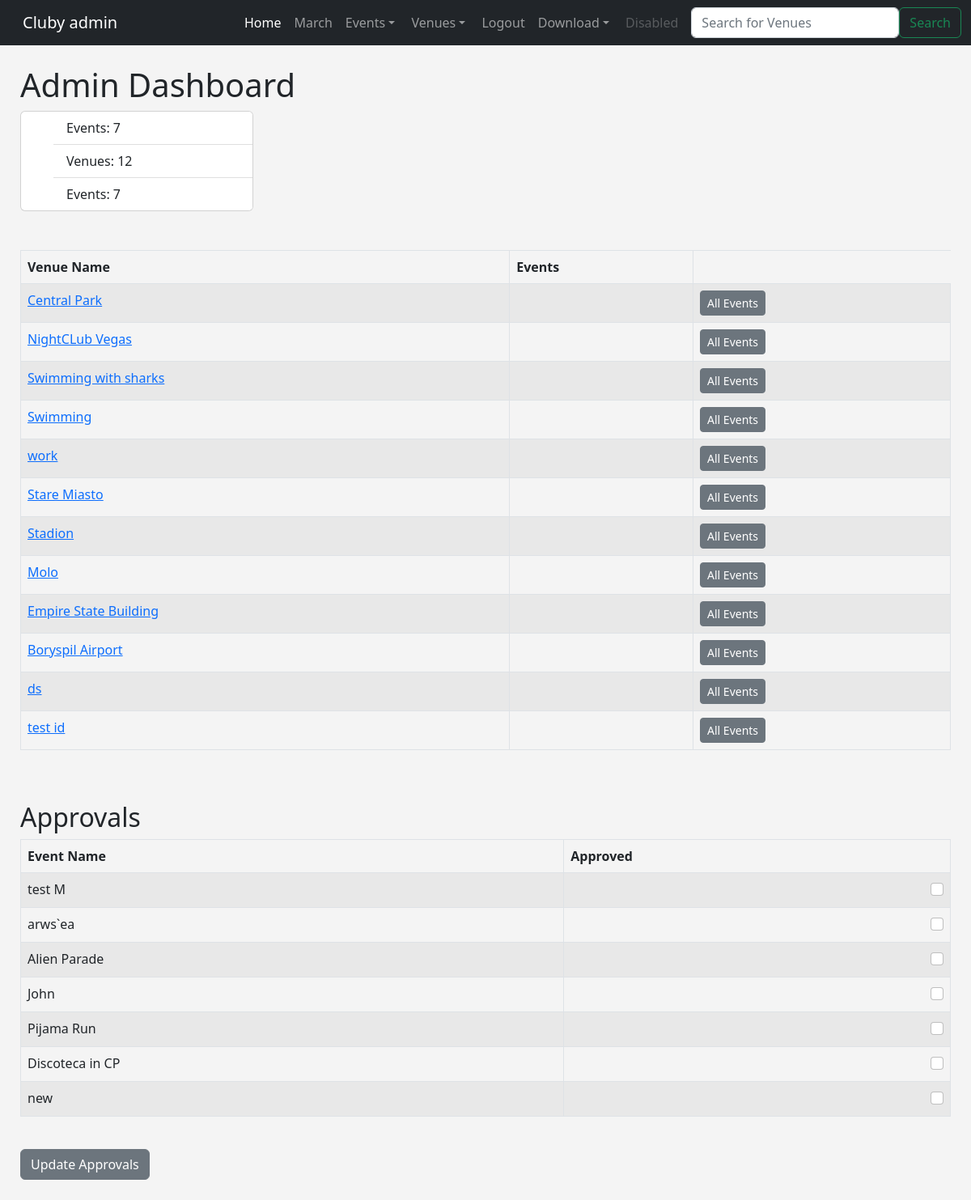
Page /admin_approval (signed in) on the earlier database version.
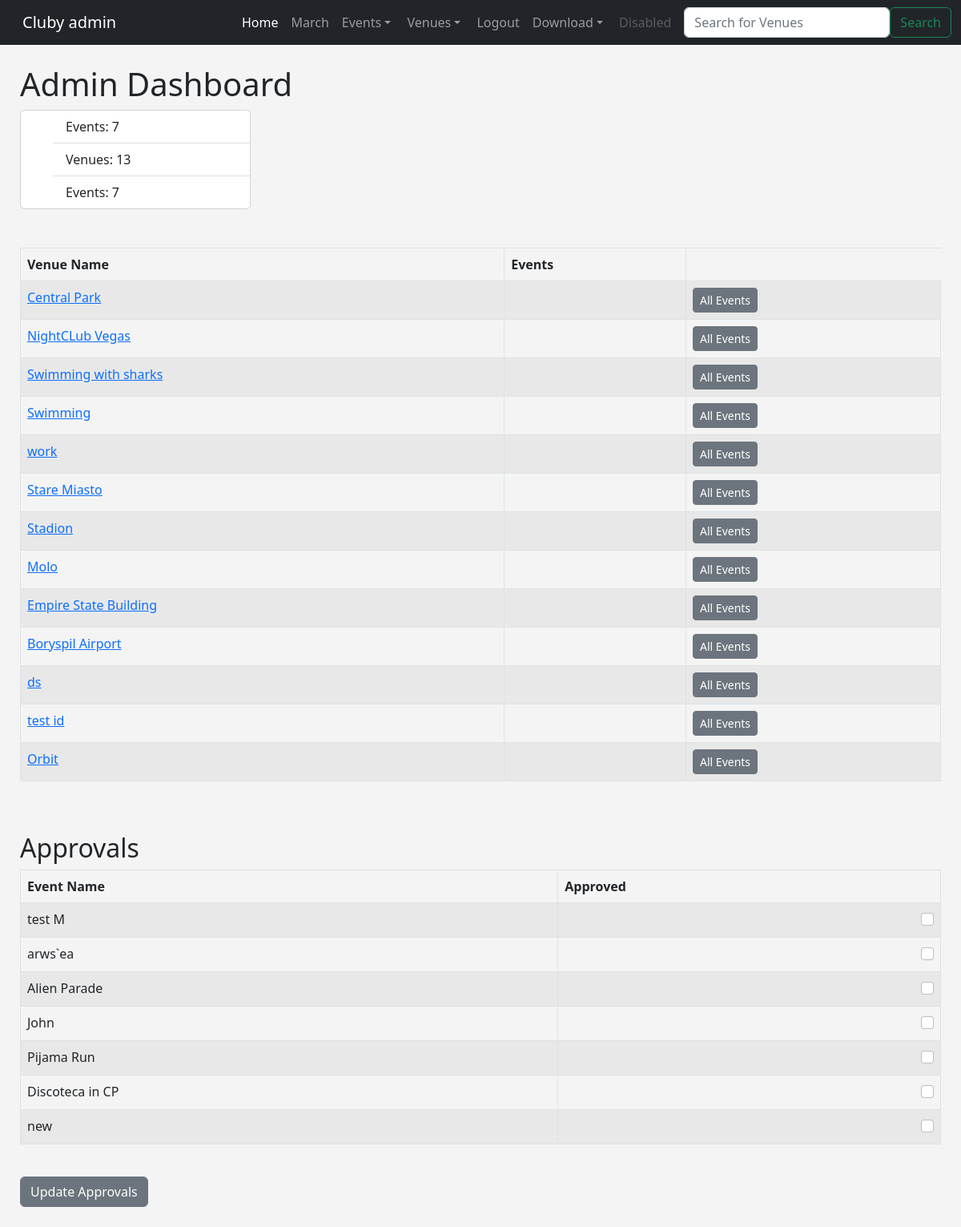
Same page on the later database version.
### events/models.py (models this page shows, shortened)
class Venue(models.Model):
    name = models.CharField('Venue Name', max_length = 120)
    address = models.CharField(max_length = 300)
    zip_code = models.CharField('Zip Code', max_length = 15)
    phone = models.CharField('Contact Phone', max_length = 25, blank=True)
    web = models.URLField('Website Address', blank=True)
    email_address = models.EmailField('Email Address', blank=True)
    owner = models.IntegerField("Venue Owner", blank=False, default=1)
    venue_image = models.ImageField(null=True, blank=True, upload_to='images/')
    def __str__(self):
        return self.name

class Event(models.Model):
    name = models.CharField('Event Name', max_length=120)
    event_date = models.DateTimeField('Event Date')
    venue = models.ForeignKey(Venue, blank=True, null=True, on_delete=models.CASCADE)
    manager = models.ForeignKey(User, blank=True, null=True, on_delete=models.SET_NULL)
    description = models.TextField(blank=True)
    attendees = models.ManyToManyField(User, related_name='attendees', blank=True)
    approved = models.BooleanField('Approved', default=False)
    def __str__(self):
        return self.name

### events/views.py (the view)
# urls.py: path('admin_approval', views.admin_approval, name='admin-approval'),
def admin_approval(request):
    venue_list = Venue.objects.all()
    event_count = Event.objects.all().count()
    venue_count = Venue.objects.all().count()
    user_count = User.objects.all().count()
    event_list = Event.objects.all().order_by('-event_date')
    if request.user.is_superuser:
        if request.method == 'POST':
            id_list = request.POST.getlist('boxes')
            event_list.update(approved=False)
            for x in id_list:
                Event.objects.filter(pk=int(x)).update(approved=True)
            messages.success(request, 'Approvals updated')
            return redirect('list-events')
        else:
            return render(request, 'events/admin_approval.html',
                {'event_list':event_list,
                'event_count':event_count,
                'venue_count':venue_count,
                'user_count':user_count,
                'venue_list':venue_list,
                })
    else:
        messages.success(request, 'You are not authorized to use this page')
        return redirect('home')

### events/templates/events/admin_approval.html (shortened to what this page needs)
{% extends 'events/base.html' %}
{% block content %}
    <h1>Admin Dashboard</h1>
    <div class="card" style="width: 18rem;">
        <ul class="list-group list-group-flush">
          <li class="list-group-item">Events: {{ event_count }}</li>
          <li class="list-group-item">Venues: {{ venue_count }}</li>
          <li class="list-group-item">Events: {{ event_count }}</li>
        </ul>
      </div>
     <br><br>
     <table class="table table-striped table-hover table-bordered">
        <thead>
        <tr>
            <th scope="col">Venue Name</th>
            <th scope="col">Events</th>
        </tr>
        </thead>
        <tbody>
            {% for venue in venue_list %}
                <tr>
                    <td><a href="{% url 'show-venue' venue.id %}">{{ venue }}</a></td>
                    <td>
                        <td><a href="{% url 'venue-events' venue.id %}" class="btn btn-sm btn-secondary"> All Events</a></td>
                    </td>
                </tr>
            {% endfor %}
        </tbody>
    </table>
    <br><br>
    <h2>Approvals</h2>
    <form action="" method=POST>
        <table class="table table-striped table-hover table-bordered">
            <thead>
            <tr>
                <th scope="col">Event Name</th>
                <th scope="col">Approved</th>
            </tr>
            </thead>
            <tbody>
                {% for event in event_list %}
                    <tr>
                        <td>{{ event }}</td>
                        <td>
                            {% if event.approved %}
                                <div class="form-check">
                                    <input class="form-check-input" type="checkbox" checked="checked" value={{ event.id }} name="boxes">
                                </div>
                            {% else %}
                            <div class="form-check">
                                <input class="form-check-input" type="checkbox" value={{ event.id }} name="boxes">
                            </div>
                            {% endif %}
                        </td>
                    </tr>
                {% endfor %}
            </tbody>
        </table>
        <br>
        <button class="btn btn-secondary" type="submit">Update Approvals</button>
    </form>
{% endblock %}

Differences in the rows shown:
added Venue: name "Orbit"
Other differences:
{{ venue_count }}: "12" → "13"
